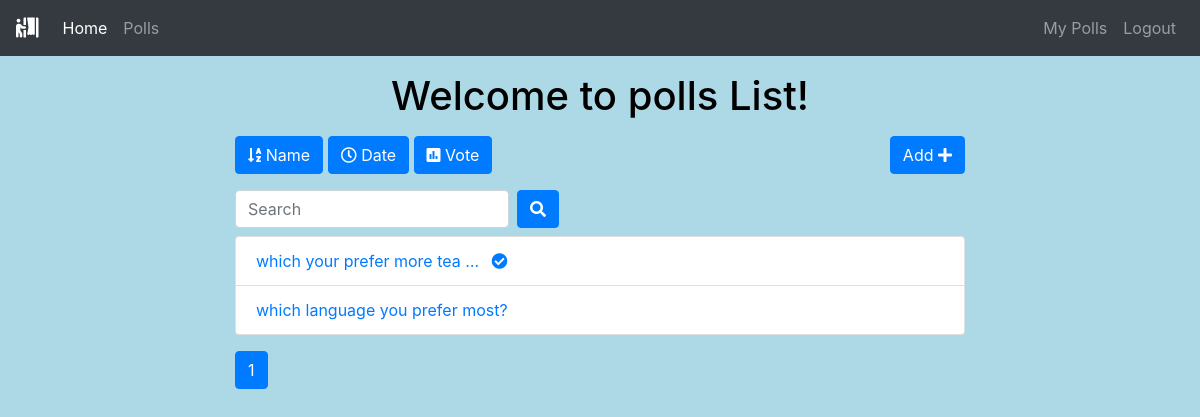
The app's page /polls/list/ (signed in) with its own data.
### polls/models.py (models this page shows, shortened)
class Poll(models.Model):
    owner = models.ForeignKey(User, on_delete=models.CASCADE)
    text = models.TextField()
    pub_date = models.DateTimeField(default=timezone.now)
    active = models.BooleanField(default=True)

### polls/views.py (the view)
# urls.py: path('list/', views.polls_list, name='list'),
@login_required()
def polls_list(request):
    all_polls = Poll.objects.all()
    search_term = ''
    if 'name' in request.GET:
        all_polls = all_polls.order_by('text')
    if 'date' in request.GET:
        all_polls = all_polls.order_by('pub_date')
    if 'vote' in request.GET:
        all_polls = all_polls.annotate(Count('vote')).order_by('vote__count')
    if 'search' in request.GET:
        search_term = request.GET['search']
        all_polls = all_polls.filter(text__icontains=search_term)
    paginator = Paginator(all_polls, 6)  # Show 6 contacts per page
    page = request.GET.get('page')
    polls = paginator.get_page(page)
    get_dict_copy = request.GET.copy()
    params = get_dict_copy.pop('page', True) and get_dict_copy.urlencode()
    print(params)
    context = {
        'polls': polls,
        'params': params,
        'search_term': search_term,
    }
    return render(request, 'polls/polls_list.html', context)

### polls/templates/polls/polls_list.html (shortened to what this page needs)
{% extends 'base.html' %}
{% block content %}
<div class="container">
    <div class="row">
        <div class="col-md-8 offset-sm-2">
            <h1 id="welcome"class="text-center mt-3 mb-3">Welcome to polls List!</h1>
            <a class="btn btn-{% if 'name' in request.GET %}warning{% else %}primary{% endif %} mb-3" href="?name=True"
                role="button"><i class="fas fa-sort-alpha-down"></i>
                Name</a>
            <a class="btn btn-{% if 'date' in request.GET %}warning{% else %}primary{% endif %} mb-3" href="?date=True"
                role="button"><i class="far fa-clock"></i> Date</a>
            <a class="btn btn-{% if 'vote' in request.GET %}warning{% else %}primary{% endif %} mb-3" href="?vote=True"
                role="button"><i class="fas fa-poll"></i> Vote</a>
            <a class="btn btn-primary mb-3 float-right" href="{% url 'polls:add_poll' %}" role="button">Add <i class="fas fa-plus"></i></a>
            <form class="form-inline">
                <div class="form-group mr-sm-2 mb-2">
                    <input type="search" class="form-control" name="search" placeholder="Search" value={{ search_term }}>
                </div>
                <button type="submit" class="btn btn-primary mb-2"><i class="fas fa-search"></i></button>
            </form>
            <ul class="list-group">
                {% for poll in polls %}
                <li class="list-group-item"><a href="{% url 'polls:detail' poll.id %}">{{ poll.text|truncatewords:5 }}
                        {% if not poll.active%}
                        <i class="fas fa-check-circle ml-2"></i>
                        {% endif %}
                    </a>
                </li>
                {% endfor %}
            </ul>
            <nav class="mt-3">
                <ul class="pagination">
                    <li class="page-item active"><a class="page-link" href="">{{ polls.number }}</a></li>
                </ul>
            </nav>
        </div>
    </div>
</div>
{% endblock content %}

### templates/base.html (style rules this page uses)
body { background-color: lightblue; }
#welcome { color:Black; }

### records on screen
Poll: text "which your prefer more tea …", active False (drawn)
Poll: text "which language you prefer most?"

### other values on screen
{{ polls.number }} "1"
